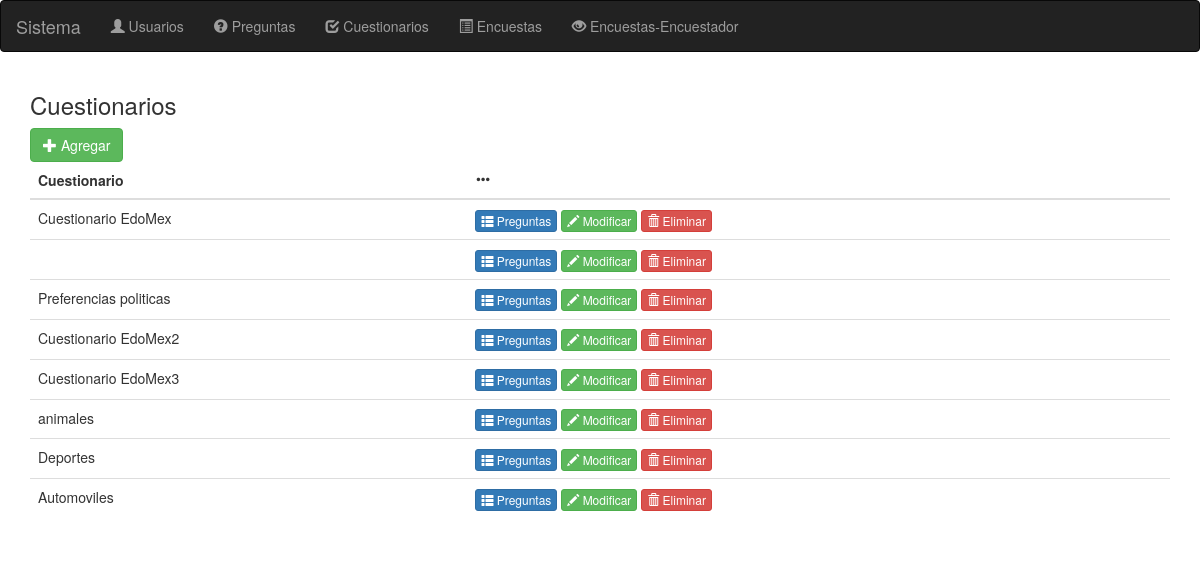
The app's page /index.php/cuestionario with its own data.
### tables this page shows
CREATE TABLE IF NOT EXISTS `cuestionario` (
  `idCuestionario` int(11) NOT NULL AUTO_INCREMENT,
  `nombreCuestionario` varchar(600) NOT NULL,
  PRIMARY KEY (`idCuestionario`)
);

### application/controllers/cuestionario.php (called while the page is built, shortened)
<?php if ( ! defined('BASEPATH')) exit('No direct script access allowed');
class Cuestionario extends CI_Controller {
    function __construct() {
        $this->load->helper('url');
        $this->load->helper('form');
        $this->load->model('modelo_cuestionario');
    }
    public function index(){
        $data = array('resultado' => $this->modelo_cuestionario->obtenerTodos());
        $this->load->view('headers');
        $this->load->view('navbar');
        $this->load->view('cuestionario/lista', $data);
        $this->load->view('footer');
    }
}

### index.php (called while the page is built, shortened)
<?php
require_once BASEPATH.'core/CodeIgniter.php';

### application/models/modelo_cuestionario.php (called while the page is built, shortened)
<?php if (!defined('BASEPATH')) exit('No direct script access allowed');
class modelo_cuestionario extends CI_Model
{
    function obtenerTodos()
    {
        try {
            return $this->db->get('cuestionario');
        } catch (Exception $ex) {
            return false;
        }
    }
}

### application/views/cuestionario/lista.php (the view, shortened to what this page needs)
?><div class="container"><?php
if ($resultado == false) {
    ?><h3>Error al obtener los cuestionarios.</h3><?php
} else {
    ?>
        <h3>Cuestionarios</h3>
        <a href="<?= base_url('/cuestionario/agregar') ?>" class="btn btn-success"><span class="glyphicon glyphicon-plus"></span> Agregar</a>
        <table class="table">
            <thead>
                <tr><th>Cuestionario</th><th><span class="glyphicon glyphicon-option-horizontal"></span></th></tr>
            </thead>
            <tbody>
    <?php
    foreach ($resultado->result() as $row) {
        ?><tr>
            <td><?= $row->nombreCuestionario ?></td>
            <td>
                <a class="btn btn-xs btn-primary" href="<?= base_url('/cuestionario/preguntas/'.$row->idCuestionario) ?>"><span class="glyphicon glyphicon-th-list"></span> Preguntas</a>
                <a class="btn btn-xs btn-success" href="<?= base_url('/cuestionario/modificar') ?>"><span class="glyphicon glyphicon-pencil"></span> Modificar</a>
                <a class="btn btn-xs btn-danger" href="<?= base_url('/cuestionario/eliminar') ?>"><span class="glyphicon glyphicon-trash"></span> Eliminar</a>
            </td>
        <tr><?php
    }
    ?></tbody></table><?php
}
?></div><?php

### records on screen
cuestionario: nombreCuestionario "Cuestionario EdoMex"
cuestionario: nombreCuestionario "Preferencias politicas"
cuestionario: nombreCuestionario "Cuestionario EdoMex2"
cuestionario: nombreCuestionario "Cuestionario EdoMex3"
cuestionario: nombreCuestionario "animales"
cuestionario: nombreCuestionario "Deportes"
cuestionario: nombreCuestionario "Automoviles"
